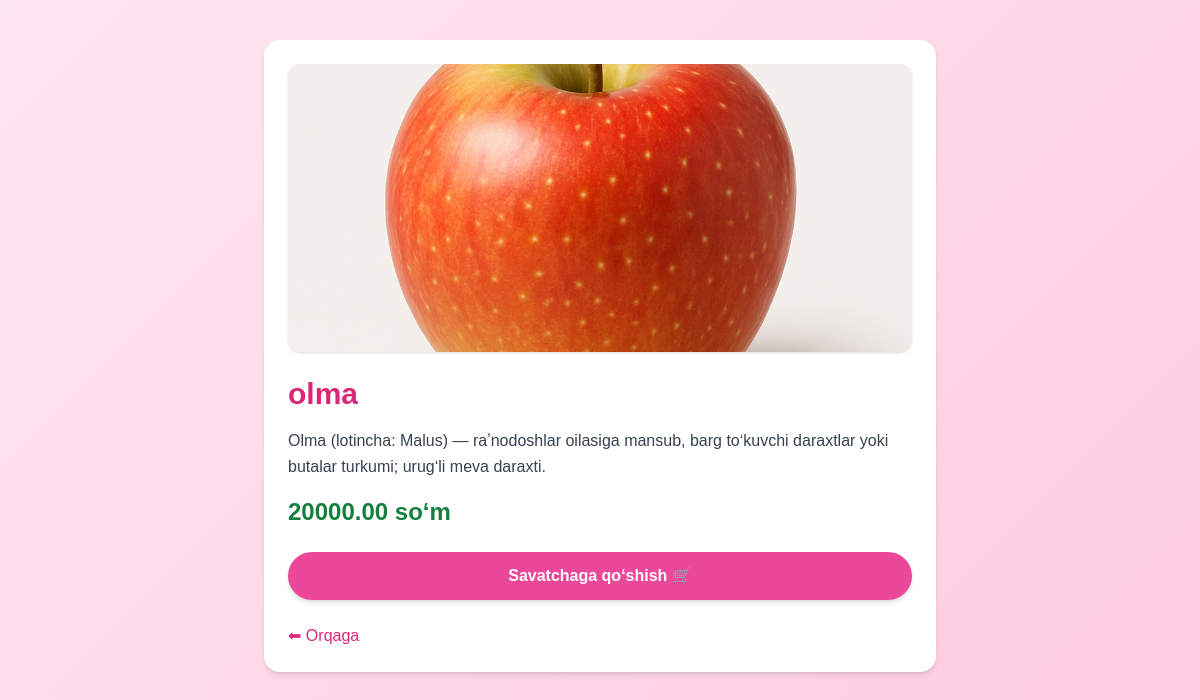
/product/1/, run on the app's committed database.
### store/models.py (models this page shows, shortened)
class Product(models.Model):
    name = models.CharField(max_length=200)
    description = models.TextField(blank=True)
    price = models.DecimalField(max_digits=10, decimal_places=2)
    image = models.ImageField(upload_to='products/', default='default_image.jpg', blank=True)
    category = models.ForeignKey(Category, on_delete=models.CASCADE, related_name='products')
    stock = models.PositiveIntegerField(default=0)
    created_at = models.DateTimeField(auto_now_add=True)

### store/views.py (the view)
# urls.py: path('product/<int:product_id>/', views.product_detail, name='product_detail'),
def product_detail(request, product_id):
    product = get_object_or_404(Product, id=product_id)
    return render(request, 'store/product_detail.html', {'product': product})

### store/templates/store/product_detail.html (shortened to what this page needs)
<!DOCTYPE html>
<html lang="uz">
<head>
    <script src="https://cdn.tailwindcss.com"></script>
</head>
<body>
    <div class="container mx-auto px-4 py-10">
        <div class="card bg-white p-6 rounded-2xl shadow-md max-w-2xl mx-auto">
            <img src="{{ product.image.url }}" alt="{{ product.name }}"
                 class="w-full h-72 object-cover mb-6 rounded-xl shadow">
            <h1 class="text-3xl font-extrabold text-pink-600 mb-4">{{ product.name }}</h1>
            <p class="text-gray-700 leading-relaxed mb-4">{{ product.description }}</p>
            <p class="text-2xl font-bold text-green-700 mb-6">{{ product.price }} so‘m</p>
            <form method="post" action="{% url 'store:add_to_cart' product.id %}">
                <button type="submit"
                    class="bg-pink-500 hover:bg-pink-600 text-white px-6 py-3 rounded-full w-full font-semibold shadow-md">
                    Savatchaga qo‘shish 🛒
                </button>
            </form>
            <a href="javascript:history.back()"
               class="text-pink-600 hover:underline mt-6 inline-block font-medium">
                ⬅ Orqaga
            </a>
        </div>
    </div>
</body>
</html>

### store/templates/store/product_detail.html (style rules this page uses)
body { background: linear-gradient(135deg, #ffe6f0, #ffcce0); font-family: 'Poppins', sans-serif; }
.card { transition: all 0.3s ease; }
button { transition: all 0.3s ease; }

### data on the page
Product: image (picture), name "olma", description "Olma (lotincha: Malus) — raʼnodoshlar oilasiga mansub, barg toʻkuvchi daraxtlar yoki butalar turkumi; urugʻli meva daraxti.", price "20000.00"
